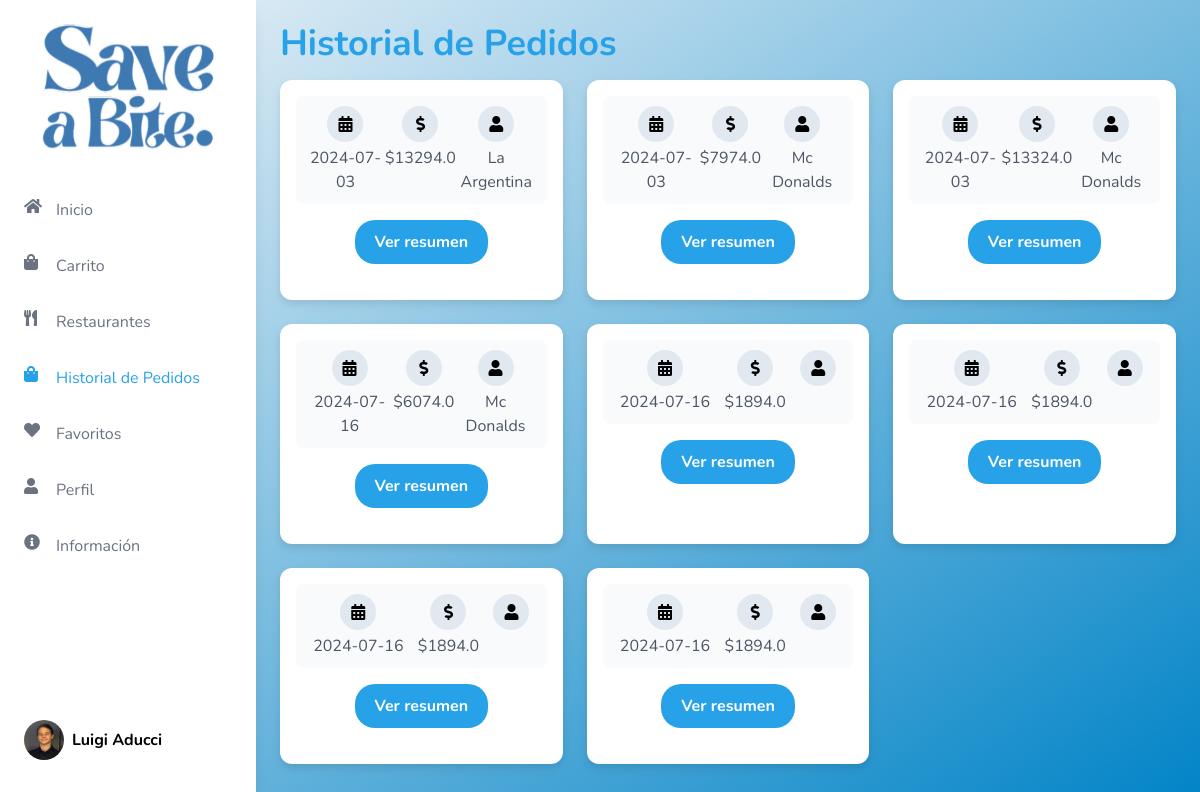
Page /pedidos_cliente (signed in) on the earlier database version.
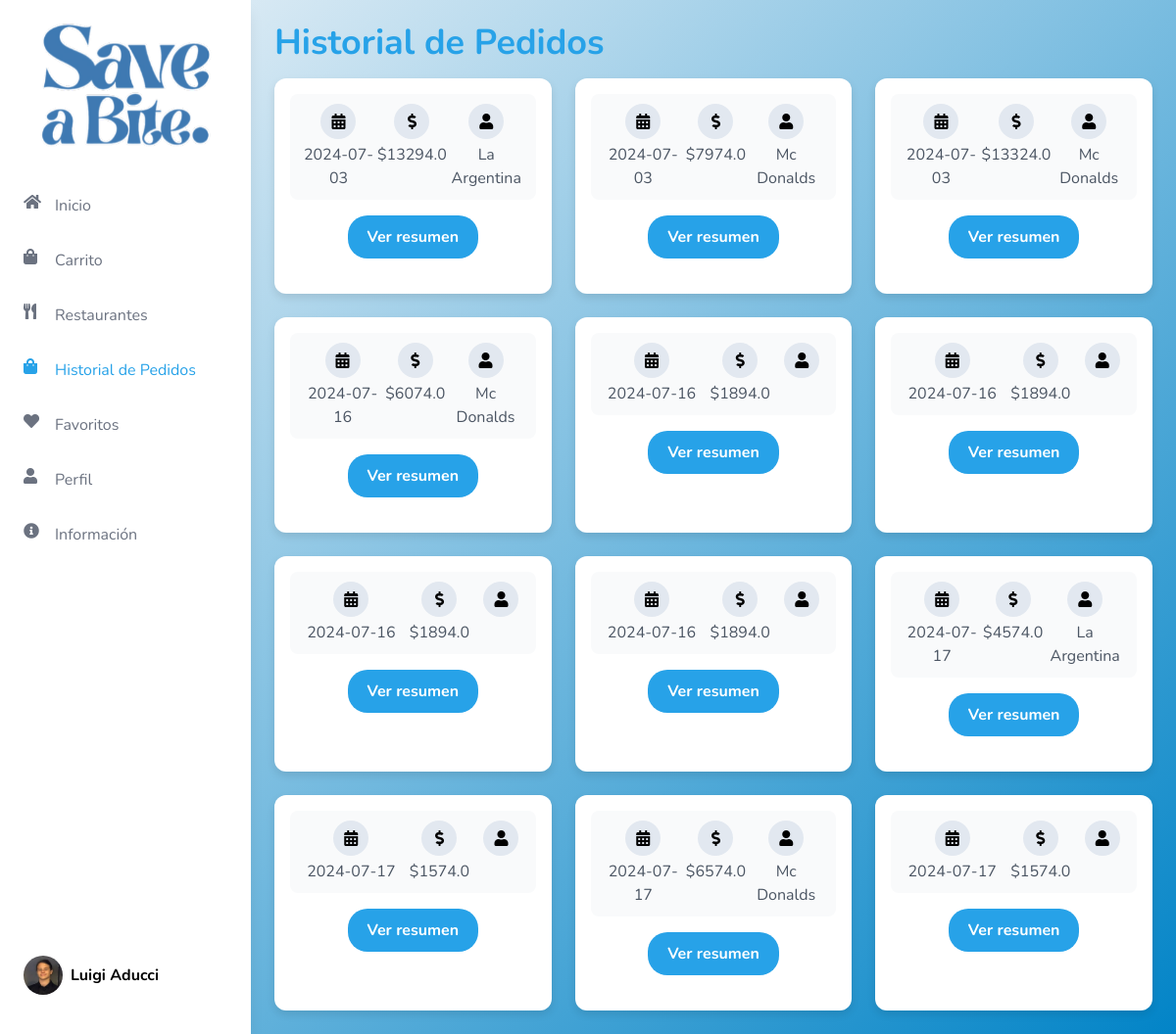
Same page on the later database version.
### tables this page shows
CREATE TABLE pedidos2 (
            id INTEGER PRIMARY KEY AUTOINCREMENT,
            usuario_id INTEGER NOT NULL,
            fecha DATE NOT NULL,
            total REAL NOT NULL,
            empresa_id INTEGER NOT NULL,
            empresa TEXT NOT NULL,
            metodo_pago TEXT,
            entregado BOOLEAN NOT NULL DEFAULT 0,
            envio REAL DEFAULT 0,
            servicio REAL DEFAULT 0,
            propina REAL DEFAULT 0,
            FOREIGN KEY (empresa_id) REFERENCES usuarioEmpresa (id),
            FOREIGN KEY (usuario_id) REFERENCES usuarios (id)
        );

### app.py (the view)
@app.route("/pedidos_cliente")
def pedidos_cliente():
    user_id = session.get('user_id')
    conn = get_db_connection()
    cursor = conn.cursor()
    pedidos = cursor.execute('''
        SELECT id, fecha, total, empresa, empresa_id
        FROM pedidos2
        WHERE usuario_id = ?
        ORDER BY fecha DESC
    ''', (user_id,)).fetchall()
    conn.close()
    return render_template('general/pedidosCliente.html', pedidos=pedidos)

### app.py (called while the page is built)
def get_db_connection():
    conn = sqlite3.connect('flask_db.db')
    conn.row_factory = sqlite3.Row
    return conn

### templates/general/pedidosCliente.html (shortened to what this page needs)
<!DOCTYPE html>
<html lang="es">
<head>
    <script src="https://cdn.tailwindcss.com"></script>
    <link href="https://cdnjs.cloudflare.com/ajax/libs/font-awesome/5.15.3/css/all.min.css" rel="stylesheet">
</head>
<body class="flex">
    {% include 'Sidebars/SidebarUsuario.html' %}
        <div class="flex-1 p-6 content ml-64">
            <div class="header">
                <h1 class="text-4xl font-bold text-custom-blue">Historial de Pedidos</h1>
            </div>
            <div class="grid grid-cols-1 md:grid-cols-2 lg:grid-cols-3 gap-6" id="history-list">
                {% for order in pedidos|reverse %}
                <div class="order-card">
                    <div class="info">
                        <div>
                            <div class="info-icon"><i class="fas fa-calendar-alt"></i></div>
                            <p class="text-gray-600">{{ order['fecha'] }}</p>
                        </div>
                        <div>
                            <div class="info-icon"><i class="fas fa-dollar-sign"></i></div>
                            <p class="text-gray-600">${{ order['total'] }}</p>
                        </div>
                        <div>
                            <div class="info-icon"><i class="fas fa-user"></i></div>
                            <p class="text-gray-600">{{ order['empresa'] }}</p>
                        </div>
                    </div>
                    <div class="flex justify-end mt-4">
                        <a href="{{ url_for('ver_resumen', idPedido=order['id']) }}" class="action-button">Ver resumen</a>
                    </div>
                </div>
                {% endfor %}
            </div>
        </div>
    </body>
</html>

Differences in the rows shown:
added pedidos2: fecha "2024-07-17", total "4574.0", empresa "La Argentina"
added pedidos2: fecha "2024-07-17", total "1574.0"
added pedidos2: fecha "2024-07-17", total "6574.0", empresa "Mc Donalds"
added pedidos2: fecha "2024-07-17", total "1574.0"
